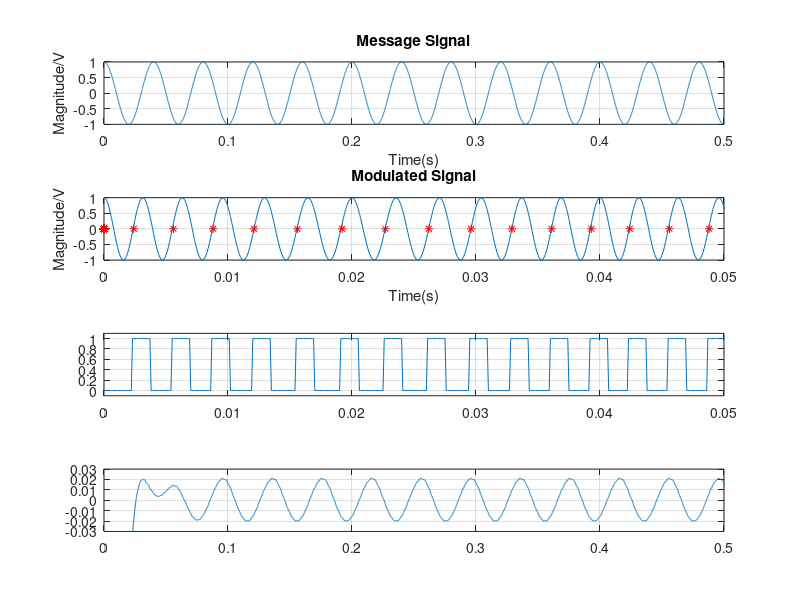

Recreate this plot in MATLAB.
%demodulation: FM Zero-Crossing
clear all;
close all;
fs = 10000; %sampling frequency
t = 0:1/fs:1-1/fs;
ac = 1;
fc=300;fm=25;
%carrier signal
ct = ac*cos(2*pi*fc*t);
%message signal: Sinusoid
mt=cos(2*pi*fm*t);
figure(1);
subplot(4,1,1);
plot(t,mt);
title('Message Signal');
xlabel('Time(s)');
ylabel('Magnitude/V');
grid on;
xlim([0,0.5]);

%FM signal
delf=20;
xfm = cos(2*pi*fc*t +(delf/fm)*sin(2*pi*fm*t));
subplot(4,1,2);
plot(t,xfm);
 hold on;
xlabel('Time(s)');
ylabel('Magnitude/V');
grid on;
title('Modulated Signal');
xlim([0,0.05]);
i=1;
zerocross=zeros();
while t(i)<1-1/fs
    if((xfm(i)<0)&&(xfm(i+1)>0))
        zerocross(i)=i*1/fs;
    end
    i=i+1;
end
zerocross;
L=length(zerocross);
y1 = zeros(1,L); 
plot(zerocross,y1,'r*');

%pulse generator
i=1;
pulse=zeros();
while i<=length(t)
    if zerocross(i)~=0
        k=0;
        while k<15
        pulse(i+k)=1;
        k=k+1;
        end
        i=i+k;
    end
    i=i+1;
end

subplot(4,1,3);
t = 0:1/fs:1+6/fs;
plot(t,pulse);
xlim([0,0.05]);
ylim([-0.1,1.1]);
grid on;

%defining LPF butterworth filter
[b,a] = butter(3,1*fm/(fs/2));

%filtered signals
qt=filter(b,a,pulse);

%mean of qt
sum1=0;
for i=1500:1:10000
sum1=sum1+qt(i);
end
qtmean=sum1/8500;
subplot(4,1,4);
plot(t,qt-qtmean);
grid on;
ylim([-0.03,0.03]);
xlim([0,0.5]);
    
    